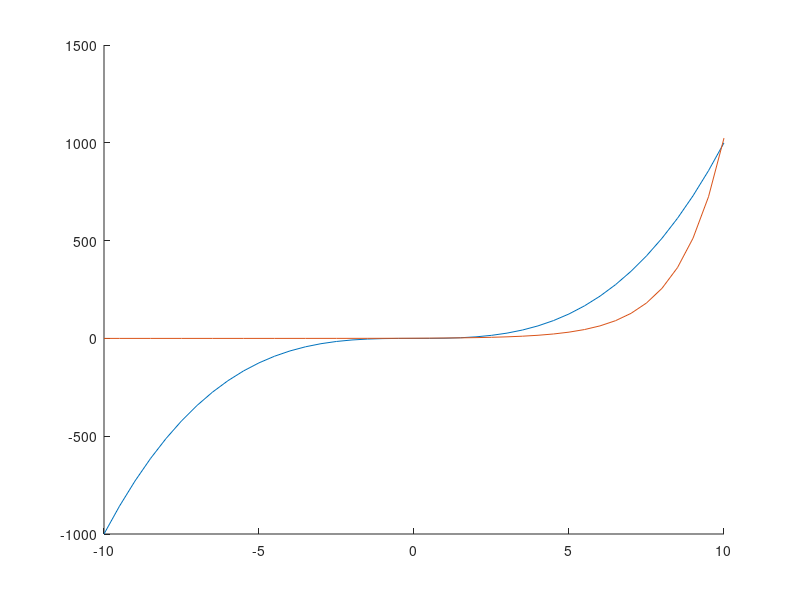

Write the MATLAB code that produced this figure.
% @Author (Prajanya Gupta)
% @Date (17/03/2021)

% The code performs calculation on vector A and store in a new vector B and
% C and plot the graph for both

% Creating a vector A
A = [-10 : 0.5 : 10];
% Creating an empty vector 
B = [];
C = [];

% vector appending 
for i = 1 : length(A)
    B = [B, A(i)^3];
end

% vector appending 
for i = 1 : length(A)
    C = [C, pow2(A(i))];
end

 % display plots on the same window for now
hold on;
% plotting the graph with A as value to x axis 
plot(A,B);
plot(A,C);


